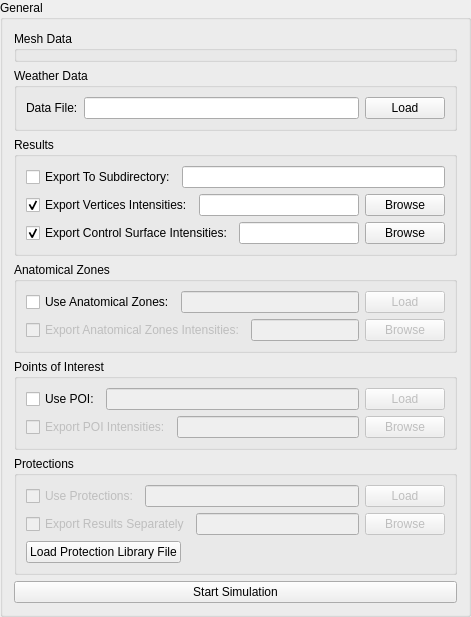
       <widget class="QGroupBox" name="mainGroupBox">
        <property name="sizePolicy">
         <sizepolicy hsizetype="Expanding" vsizetype="Preferred">
          <horstretch>0</horstretch>
          <verstretch>0</verstretch>
         </sizepolicy>
        </property>
        <property name="maximumSize">
         <size>
          <width>550</width>
          <height>16777215</height>
         </size>
        </property>
        <property name="title">
         <string>General</string>
        </property>
        <layout class="QVBoxLayout" name="verticalLayout_11">
         <item>
          <widget class="QGroupBox" name="meshDataGroupBox">
           <property name="title">
            <string>Mesh Data</string>
           </property>
           <widget class="QWidget" name="horizontalLayoutWidget">
            <property name="geometry">
             <rect>
              <x>20</x>
              <y>29</y>
              <width>431</width>
              <height>77</height>
             </rect>
            </property>
            <layout class="QHBoxLayout" name="horizontalLayout_28">
             <item>
              <widget class="QLabel" name="meshDataFileLabel">
               <property name="text">
                <string>Data File:</string>
               </property>
              </widget>
             </item>
             <item>
              <widget class="QLineEdit" name="meshDataFileLineEdit"/>
             </item>
             <item>
              <widget class="QPushButton" name="loadMeshDataButton">
               <property name="text">
                <string>Load</string>
               </property>
              </widget>
             </item>
            </layout>
           </widget>
          </widget>
         </item>
         <item>
          <widget class="QGroupBox" name="weatherDataGroupBox">
           <property name="title">
            <string>Weather Data</string>
           </property>
           <layout class="QVBoxLayout" name="verticalLayout_20">
            <item>
             <layout class="QHBoxLayout" name="horizontalLayout_2">
              <item>
               <widget class="QLabel" name="weatherDataFileLabel">
                <property name="toolTip">
                 <string>The Data File needs to be in appropriate Excel format (Columns: year, month, day, hour, min, zenith angle, azimuth angle, UVglobal, UVDiffused, UVDirect, UVReflected). The data should be continuous and have a constant time step.</string>
                </property>
                <property name="text">
                 <string>Data File:</string>
                </property>
               </widget>
              </item>
              <item>
               <widget class="QLineEdit" name="weatherDataFileLineEdit">
                <property name="sizePolicy">
                 <sizepolicy hsizetype="Expanding" vsizetype="Fixed">
                  <horstretch>0</horstretch>
                  <verstretch>0</verstretch>
                 </sizepolicy>
                </property>
                <property name="toolTip">
                 <string>The Data File needs to be in appropriate Excel format (Columns: year, month, day, hour, min, zenith angle, azimuth angle, UVglobal, UVDiffused, UVDirect, UVReflected). The data should be continuous and have a constant time step.</string>
                </property>
               </widget>
              </item>
              <item>
               <widget class="QPushButton" name="loadWeatherDataButton">
                <property name="toolTip">
                 <string>The Data File needs to be in appropriate Excel format (Columns: year, month, day, hour, min, zenith angle, azimuth angle, UVglobal, UVDiffused, UVDirect, UVReflected). The data should be continuous and have a constant time step.</string>
                </property>
                <property name="text">
                 <string>Load</string>
                </property>
               </widget>
              </item>
             </layout>
            </item>
           </layout>
          </widget>
         </item>
         <item>
          <widget class="QGroupBox" name="exportDataGroupBox">
           <property name="title">
            <string>Results</string>
           </property>
           <layout class="QVBoxLayout" name="verticalLayout_3">
            <item>
             <layout class="QHBoxLayout" name="horizontalLayout_12" stretch="0,1">
              <item>
               <widget class="QCheckBox" name="checkBoxSubdirectory">
                <property name="text">
                 <string>Export To Subdirectory:</string>
                </property>
               </widget>
              </item>
              <item>
               <widget class="QLineEdit" name="lineEditSubdirectory"/>
              </item>
             </layout>
            </item>
            <item>
             <layout class="QHBoxLayout" name="horizontalLayout_4">
              <item>
               <widget class="QCheckBox" name="exportVertCheckBox">
                <property name="text">
                 <string>Export Vertices Intensities:</string>
                </property>
                <property name="checked">
                 <bool>true</bool>
                </property>
               </widget>
              </item>
              <item>
               <widget class="QLineEdit" name="exportVertCSVLineEdit">
                <property name="toolTip">
                 <string>&lt;!DOCTYPE HTML PUBLIC &quot;-//W3C//DTD HTML 4.0//EN&quot; &quot;http://www.w3.org/TR/REC-html40/strict.dtd&quot;&gt;
&lt;html&gt;&lt;head&gt;&lt;meta name=&quot;qrichtext&quot; content=&quot;1&quot; /&gt;&lt;style type=&quot;text/css&quot;&gt;
p, li { white-space: pre-wrap; }
&lt;/style&gt;&lt;/head&gt;&lt;body style=&quot; font-family:'MS Shell Dlg 2'; font-size:8.25pt; font-weight:400; font-style:normal;&quot;&gt;
&lt;p style=&quot; margin-top:0px; margin-bottom:0px; margin-left:0px; margin-right:0px; -qt-block-indent:0; text-indent:0px;&quot;&gt;&lt;span style=&quot; font-size:8pt;&quot;&gt;In case of a simulation involving multiple positions, the file name here should contain the  %position% pattern. This pattern will be replaced by each of the positions name during the simulation.&lt;/span&gt;&lt;/p&gt;&lt;/body&gt;&lt;/html&gt;</string>
                </property>
               </widget>
              </item>
              <item>
               <widget class="QPushButton" name="exportVertCSVButton">
                <property name="text">
                 <string>Browse</string>
                </property>
               </widget>
              </item>
             </layout>
            </item>
            <item>
             <layout class="QHBoxLayout" name="horizontalLayout_5">
              <item>
               <widget class="QCheckBox" name="exportFlatCSVCheckBox">
                <property name="text">
                 <string>Export Control Surface Intensities:</string>
                </property>
                <property name="checked">
                 <bool>true</bool>
                </property>
               </widget>
              </item>
              <item>
               <widget class="QLineEdit" name="exportFlatCSVLineEdit">
                <property name="toolTip">
                 <string>In case of a simulation involving multiple positions, the file name here should contain the  %position% pattern. This pattern will be replaced by each of the positions name during the simulation.</string>
                </property>
               </widget>
              </item>
              <item>
               <widget class="QPushButton" name="exportFlatCSVButton">
                <property name="text">
                 <string>Browse</string>
                </property>
               </widget>
              </item>
             </layout>
            </item>
           </layout>
          </widget>
         </item>
         <item>
          <widget class="QGroupBox" name="anatomicalZonesGroupBox">
           <property name="title">
            <string>Anatomical Zones</string>
           </property>
           <layout class="QVBoxLayout" name="verticalLayout_4">
            <item>
             <layout class="QHBoxLayout" name="horizontalLayout_6">
              <item>
               <widget class="QCheckBox" name="useAnatZonesCheckBox">
                <property name="text">
                 <string>Use Anatomical Zones:</string>
                </property>
               </widget>
              </item>
              <item>
               <widget class="QLineEdit" name="useAnatZonesLineEdit">
                <property name="enabled">
                 <bool>false</bool>
                </property>
               </widget>
              </item>
              <item>
               <widget class="QPushButton" name="loadAnatZonesButton">
                <property name="enabled">
                 <bool>false</bool>
                </property>
                <property name="text">
                 <string>Load</string>
                </property>
               </widget>
              </item>
             </layout>
            </item>
            <item>
             <layout class="QHBoxLayout" name="horizontalLayout_7">
              <item>
               <widget class="QCheckBox" name="exportAnatZonesCheckBox">
                <property name="enabled">
                 <bool>false</bool>
                </property>
                <property name="text">
                 <string>Export Anatomical Zones Intensities:</string>
                </property>
               </widget>
              </item>
              <item>
               <widget class="QLineEdit" name="exportAnatZonesLineEdit">
                <property name="enabled">
                 <bool>false</bool>
                </property>
                <property name="toolTip">
                 <string>In case of a simulation involving multiple positions, the file name here should contain the  %position% pattern. This pattern will be replaced by each of the positions name during the simulation.</string>
                </property>
               </widget>
              </item>
              <item>
               <widget class="QPushButton" name="exportAnatZonesButton">
                <property name="enabled">
                 <bool>false</bool>
                </property>
                <property name="text">
                 <string>Browse</string>
                </property>
               </widget>
              </item>
             </layout>
            </item>
           </layout>
          </widget>
         </item>
         <item>
          <widget class="QGroupBox" name="POIGroupBox">
           <property name="title">
            <string>Points of Interest</string>
           </property>
           <layout class="QVBoxLayout" name="verticalLayout_5">
            <item>
             <layout class="QHBoxLayout" name="horizontalLayout_8">
              <item>
               <widget class="QCheckBox" name="usePOICheckBox">
                <property name="text">
                 <string>Use POI:</string>
                </property>
               </widget>
              </item>
              <item>
               <widget class="QLineEdit" name="usePOILineEdit">
                <property name="enabled">
                 <bool>false</bool>
                </property>
               </widget>
              </item>
              <item>
               <widget class="QPushButton" name="loadPOIButton">
                <property name="enabled">
                 <bool>false</bool>
                </property>
                <property name="text">
                 <string>Load</string>
                </property>
               </widget>
              </item>
             </layout>
            </item>
            <item>
             <layout class="QHBoxLayout" name="horizontalLayout_9">
              <item>
               <widget class="QCheckBox" name="exportPOICheckBox">
                <property name="enabled">
                 <bool>false</bool>
                </property>
                <property name="text">
                 <string>Export POI Intensities:</string>
                </property>
               </widget>
              </item>
              <item>
               <widget class="QLineEdit" name="exportPOILineEdit">
                <property name="enabled">
                 <bool>false</bool>
                </property>
                <property name="toolTip">
                 <string>In case of a simulation involving multiple positions, the file name here should contain the  %position% pattern. This pattern will be replaced by each of the positions name during the simulation.</string>
                </property>
               </widget>
              </item>
              <item>
               <widget class="QPushButton" name="exportPOIButton">
                <property name="enabled">
                 <bool>false</bool>
                </property>
                <property name="text">
                 <string>Browse</string>
                </property>
               </widget>
              </item>
             </layout>
            </item>
           </layout>
          </widget>
         </item>
         <item>
          <widget class="QGroupBox" name="protectionsGroupBox">
           <property name="title">
            <string>Protections</string>
           </property>
           <layout class="QVBoxLayout" name="verticalLayout_2">
            <item>
             <layout class="QHBoxLayout" name="horizontalLayout_10">
              <item>
               <widget class="QCheckBox" name="useProtectionsCheckBox">
                <property name="enabled">
                 <bool>false</bool>
                </property>
                <property name="text">
                 <string>Use Protections:</string>
                </property>
               </widget>
              </item>
              <item>
               <widget class="QLineEdit" name="useProtectionLinesEdit">
                <property name="enabled">
                 <bool>false</bool>
                </property>
               </widget>
              </item>
              <item>
               <widget class="QPushButton" name="loadProtectionsButton">
                <property name="enabled">
                 <bool>false</bool>
                </property>
                <property name="text">
                 <string>Load</string>
                </property>
               </widget>
              </item>
             </layout>
            </item>
            <item>
             <layout class="QHBoxLayout" name="horizontalLayout_3">
              <item>
               <widget class="QCheckBox" name="exportProtectionsCheckBox">
                <property name="enabled">
                 <bool>false</bool>
                </property>
                <property name="text">
                 <string>Export Results Separately</string>
                </property>
                <property name="checked">
                 <bool>false</bool>
                </property>
               </widget>
              </item>
              <item>
               <widget class="QLineEdit" name="exportProtectionsLineEdit">
                <property name="enabled">
                 <bool>false</bool>
                </property>
                <property name="toolTip">
                 <string>&lt;!DOCTYPE HTML PUBLIC &quot;-//W3C//DTD HTML 4.0//EN&quot; &quot;http://www.w3.org/TR/REC-html40/strict.dtd&quot;&gt;
&lt;html&gt;&lt;head&gt;&lt;meta name=&quot;qrichtext&quot; content=&quot;1&quot; /&gt;&lt;style type=&quot;text/css&quot;&gt;
p, li { white-space: pre-wrap; }
&lt;/style&gt;&lt;/head&gt;&lt;body style=&quot; font-family:'MS Shell Dlg 2'; font-size:8.25pt; font-weight:400; font-style:normal;&quot;&gt;
&lt;p style=&quot; margin-top:0px; margin-bottom:0px; margin-left:0px; margin-right:0px; -qt-block-indent:0; text-indent:0px;&quot;&gt;&lt;span style=&quot; font-size:8pt;&quot;&gt;In case of a simulation involving multiple positions, the file name here should contain the  %intensities% pattern. This pattern will be replaced by each of the positions intensity name during the simulation.&lt;/span&gt;&lt;/p&gt;&lt;/body&gt;&lt;/html&gt;</string>
                </property>
               </widget>
              </item>
              <item>
               <widget class="QPushButton" name="exportProtectionsButton">
                <property name="enabled">
                 <bool>false</bool>
                </property>
                <property name="text">
                 <string>Browse</string>
                </property>
               </widget>
              </item>
             </layout>
            </item>
            <item>
             <layout class="QHBoxLayout" name="horizontalLayout_11">
              <item>
               <widget class="QPushButton" name="loadProtectionsLibButton">
                <property name="enabled">
                 <bool>true</bool>
                </property>
                <property name="text">
                 <string>Load Protection Library File</string>
                </property>
               </widget>
              </item>
              <item>
               <spacer name="horizontalSpacer_2">
                <property name="orientation">
                 <enum>Qt::Horizontal</enum>
                </property>
                <property name="sizeHint" stdset="0">
                 <size>
                  <width>40</width>
                  <height>20</height>
                 </size>
                </property>
               </spacer>
              </item>
             </layout>
            </item>
           </layout>
          </widget>
         </item>
         <item>
          <widget class="QPushButton" name="startButton">
           <property name="enabled">
            <bool>true</bool>
           </property>
           <property name="text">
            <string>Start Simulation</string>
           </property>
          </widget>
         </item>
        </layout>
       </widget>
